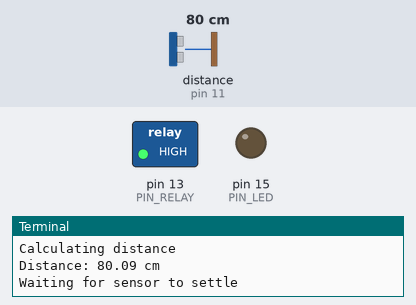
Recording of a program running on a simulated Raspberry Pi (header pin numbers). On the bench: switched loads named in the program (green lamp = pin HIGH), output pins drawn as LEDs (lit = HIGH), the last lines printed to the terminal. The inputs (shaded band) are chosen by the test bench; at power-on: distance to the obstacle (sensor on pin 11) 80 cm. The echo pulse lasts 58.3 µs per cm; the clock reads 2024-03-15 10:24:30 at power-on unless the program sets it; pins used as bus, display or sensor lines are not drawn.

Above: at 1.2 s.
1.3 s: distance to the obstacle (sensor on pin 11) set to 22 cm
3.2 s: distance to the obstacle (sensor on pin 11) set to 18 cm
At 4.8 s:
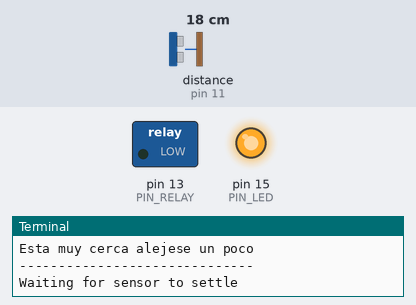
7.4 s: distance to the obstacle (sensor on pin 11) set to 35 cm
At 9.2 s:
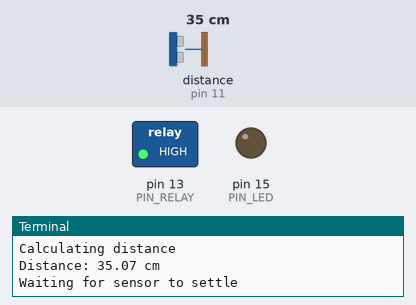
9.5 s: distance to the obstacle (sensor on pin 11) set to 2 cm
At 10.8 s:
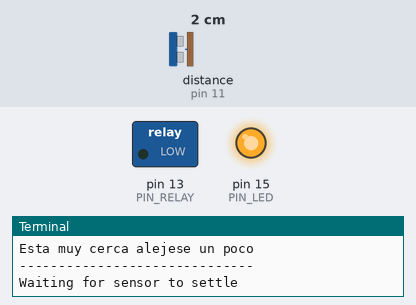
Timing chart, 0 to 12.5 s (numbered marks = the images above; inputs shaded):
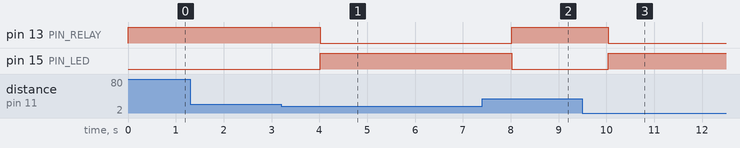

The program:

distance_sensor_limpio.py
```python
#!/usr/bin/python
import RPi.GPIO as GPIO
import time

try:
      GPIO.setmode(GPIO.BOARD)

      PIN_TRIGGER = 7
      PIN_ECHO = 11
      PIN_RELAY = 13
      PIN_LED = 15

      GPIO.setup(PIN_TRIGGER, GPIO.OUT)
      GPIO.setup(PIN_ECHO, GPIO.IN)
      GPIO.setup(PIN_RELAY, GPIO.OUT)
      GPIO.setup(PIN_LED, GPIO.OUT)

      GPIO.output(PIN_LED, GPIO.LOW)
      GPIO.output(PIN_RELAY, GPIO.HIGH)
      GPIO.output(PIN_TRIGGER, GPIO.LOW)
      while True:
      	print "Waiting for sensor to settle"

      	time.sleep(1)

      	print "Calculating distance"
  	GPIO.output(PIN_LED, GPIO.LOW)
	GPIO.output(PIN_RELAY, GPIO.HIGH)
     	GPIO.output(PIN_TRIGGER, GPIO.HIGH)

      	time.sleep(0.00001)

      	GPIO.output(PIN_TRIGGER, GPIO.LOW)

      	while GPIO.input(PIN_ECHO)==0:
            pulse_start_time = time.time()
      	while GPIO.input(PIN_ECHO)==1:
            pulse_end_time = time.time()

      	pulse_duration = pulse_end_time - pulse_start_time
      	distance = round(pulse_duration * 17150, 2)
      	if distance > 20:
		if distance < 100:
      			print "Distance:",distance,"cm"
		else:
			print "Distance:", distance/100,"m"
      	else:
		print "------------------------------"
		print "Esta muy cerca alejese un poco"
		print "------------------------------"
		GPIO.output(PIN_RELAY, GPIO.LOW)
		GPIO.output(PIN_LED, GPIO.HIGH)

finally: GPIO.cleanup()
```

Measured:
- the behaviour switches between 20 and 19 cm on distance to the obstacle (sensor on pin 11) (found by bisection; images 0 and 1)
- after the input at 3.2 s, pin 13 (PIN_RELAY): HIGH → LOW after 0.82 s; pin 15 (PIN_LED): LOW → HIGH after 0.82 s
- after the input at 7.4 s, pin 13 (PIN_RELAY): LOW → HIGH after 0.63 s; pin 15 (PIN_LED): HIGH → LOW after 0.63 s
- after the input at 9.5 s, pin 13 (PIN_RELAY): HIGH → LOW after 0.53 s; pin 15 (PIN_LED): LOW → HIGH after 0.53 s
